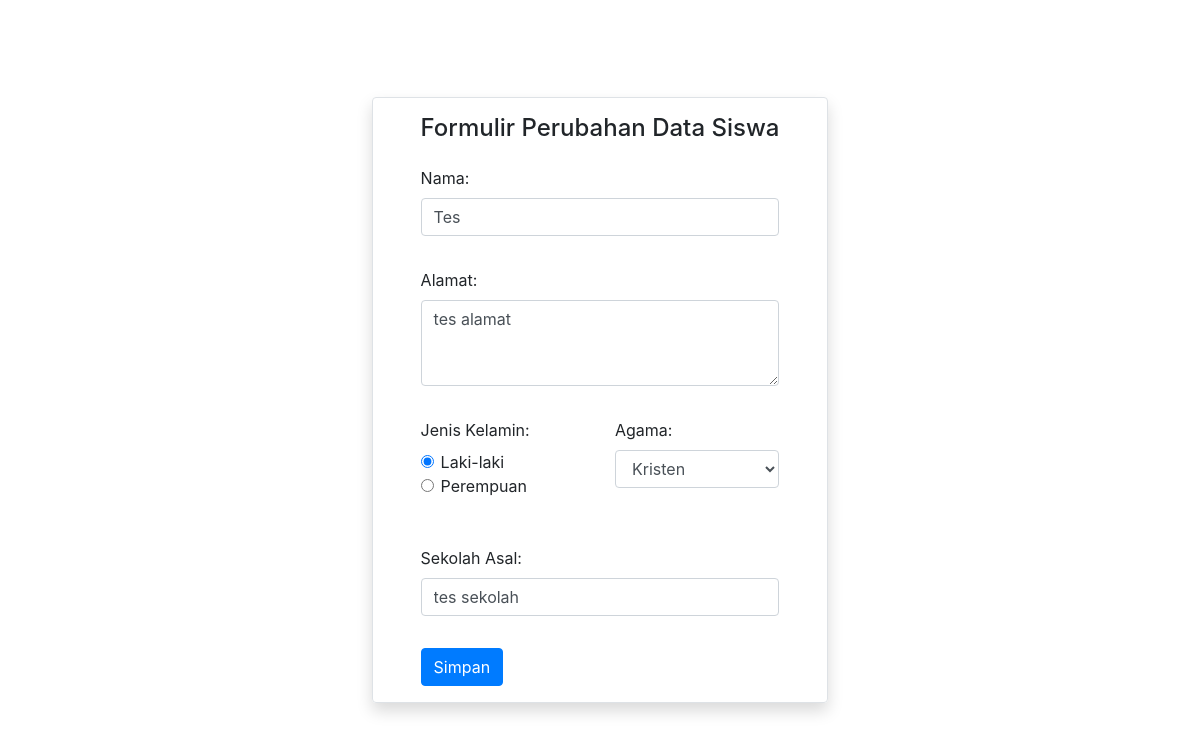
Screenshot of /form-edit.php?id=5 with the database file from the repository.
### tables this page shows
CREATE TABLE `calon_siswa` (
  `id` int(11) NOT NULL,
  `nama` varchar(64) NOT NULL,
  `alamat` varchar(255) NOT NULL,
  `jenis_kelamin` varchar(16) NOT NULL,
  `agama` varchar(16) NOT NULL,
  `sekolah_asal` varchar(64) NOT NULL
);

### form-edit.php (the view, shortened to what this page needs)
<?php
include("config.php");
$id = $_GET['id'];
$sql = "SELECT * FROM calon_siswa WHERE id = $id";
$query = mysqli_query($db, $sql);
$siswa = mysqli_fetch_assoc($query);
?>
<!DOCTYPE html>
<html lang="en">
<head>
    <link href="../bootstrap/css/bootstrap.min.css" rel="stylesheet">
</head>
<body class="d-flex align-items-center p-4">
    <main class="form-daftar m-auto border rounded shadow px-5 py-2">
        <p class="h4 py-2">Formulir Perubahan Data Siswa</p>
        <form action="proses-edit.php" method="POST">
            <div class="form-group py-2">
                <label for="nama" class="form-label">Nama:</label>
                <input type="text" class="form-control" name="nama" placeholder="Nama Lengkap" value="<?php echo $siswa['nama'] ?>" required>
            </div>
            <div class="form-group py-2">
                <label for="alamat" class="form-label">Alamat:</label>
                <textarea class="form-control" name="alamat" rows="3" required><?php echo $siswa['alamat'] ?></textarea>
            </div>
            <div class="form-group row py-2">
                <div class="form-group col-6">
                    <label for="jenis_kelamin" class="form-label">Jenis Kelamin:</label>
                    <?php $jk = $siswa['jenis_kelamin']; ?>
                    <div class="form-check">
                        <input class="form-check-input" type="radio" name="jenis_kelamin" value="Laki-laki" <?php echo ($jk == 'Laki-laki')? "checked" : "" ?>>
                        <label class="form-check-label" for="jenis_kelamin">Laki-laki</label>
                    </div>
                    <div class="form-check">
                        <input class="form-check-input" type="radio" name="jenis_kelamin" value="Perempuan" <?php echo ($jk == 'Perempuan')? "checked" : "" ?>>
                        <label class="form-check-label" for="jenis_kelamin">Perempuan</label>
                    </div>
                </div>
                <div class="form-group col-6">
                    <label for="agama" class="form-label">Agama:</label>
                    <?php $agama = $siswa['agama'] ?>
                    <select name="agama" class="form-control">
                        <option value="Kristen" <?php echo($agama == 'Kristen')? "selected" : "" ?>>Kristen</option>
                    </select>
                </div>
            </div>
            <div class="form-group py-2">
                <label for="sekolah_asal" class="form-label">Sekolah Asal:</label>
                <input type="text" name="sekolah_asal" class="form-control" placeholder="Nama Sekolah" value="<?php echo $siswa['sekolah_asal'] ?>" required>
            </div>
            <div class="py-2">
            <input type="submit" class="btn btn-primary" value="Simpan" name="simpan">
            </div>
        </form>
    </main>
</body>
</html>
</html>

### form-edit.php (style rules this page uses)
html, body { height: 100%; }

### rows the page displays
calon_siswa: nama "Tes", alamat "tes alamat", jenis_kelamin "☑", agama "Kristen", sekolah_asal "tes sekolah"
